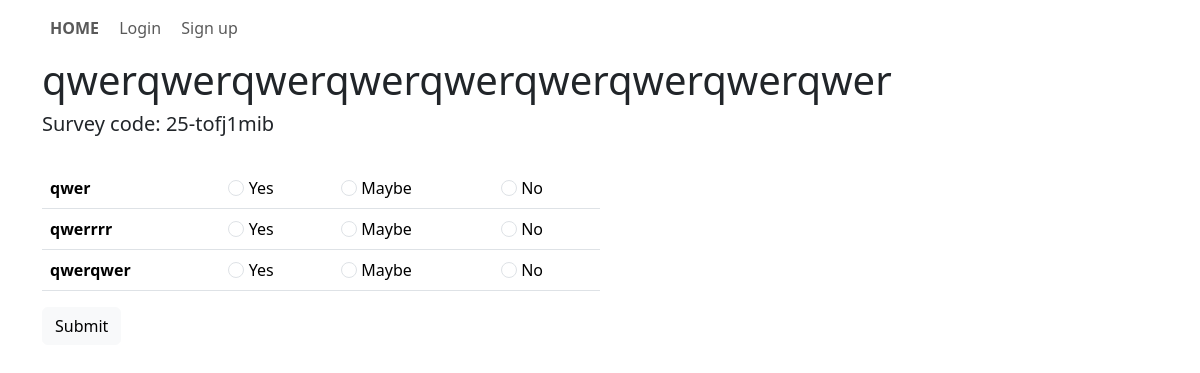
Page /surveys/survey/25-tofj1mib on the committed database.
### desire_app/models.py (models this page shows, shortened)
class Category(models.Model):
    category_name = models.CharField(max_length=1024)

class Desire(models.Model):
    desire_name = models.CharField(max_length=1024)
    category = models.ForeignKey(Category, related_name='category', on_delete=models.CASCADE)

### survey_app/views.py (the view, shortened to what this page needs)
# urls.py: path('survey/', views.survey, name='survey'),
def survey(request, code):
    code_list = code.split('-')
    category_id = code_list[0]
    category = Category.objects.get(pk=category_id)
    desires = Desire.objects.filter(category=category_id)
    context = {'category': category, 'desires':desires, 'code':code}
    return render(request, 'survey_app/survey.html', context)

### templates/survey_app/survey.html (shortened to what this page needs)
{% extends "base.html" %}
{% block bodyblock %}
<h1>{{category.category_name}}</h1>
<h5>Survey code: {{ code}}</h5>
<form method='POST'>
    <table class='w-50 table table-hover'>
        {% for desire in desires %}
        <tr>
            <td><b>{{desire.desire_name}}</b></td>
            <td ><input class='form-check-input' type="radio" id="yes" name="{{desire.desire_name}}" value="YES">
                <label class="form-check-label" for="YES">Yes</label><br></td>
            <td><input class='form-check-input' type="radio" id="maybe" name="{{desire.desire_name}}" value="MAYBE">
                <label class="form-check-label" for="MAYBE">Maybe</label><br></td>
            <td><input class='form-check-input' type="radio" id="no" name="{{desire.desire_name}}" value="NO">
                <label class="form-check-label" for="NO">No</label><br></td>
        </tr>
    {% endfor %}
    </table>
    <input class='btn btn-light' type="submit" value='Submit'>
</form>
{% endblock bodyblock %}

### rows in the picture
Category: category_name "qwerqwerqwerqwerqwerqwerqwerqwerqwer"
Desire: desire_name "qwer"
Desire: desire_name "qwerrrr"
Desire: desire_name "qwerqwer"

### other values in the picture
{{ code }} "25-tofj1mib"
